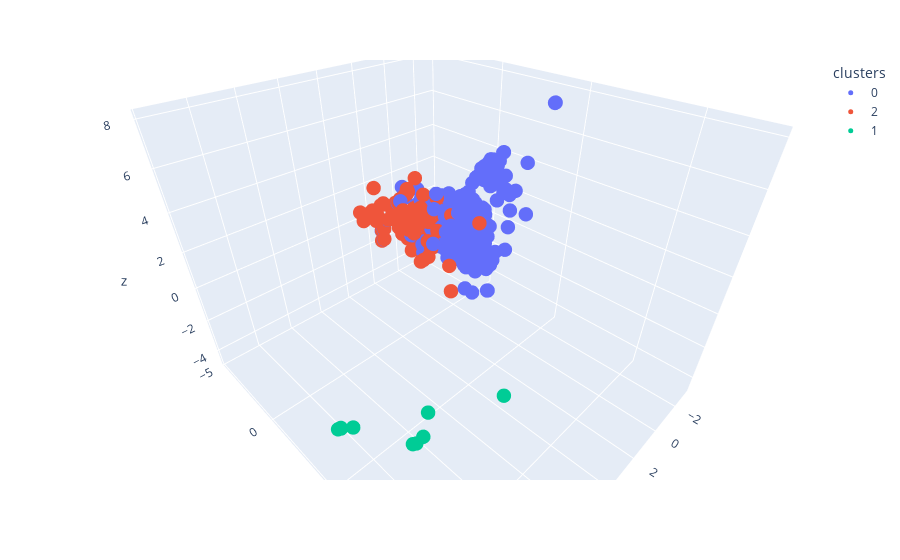

Notebook cell for this chart:
### Code cell
fig_3d = px.scatter_3d(
    k_proto_umap, x='x', y='y', z='z',
    color='clusters',
    labels={'color': 'Cluster'}
)
fig_3d.update_traces(marker_size=5)
fig_3d.show()

### Figure 1 — Plotly figure (JSON) as saved in the notebook; plotly's stock layout.template omitted (floating-point values rounded to 4 significant figures; data arrays with more than 128 entries replaced by an {"elided": "..."} marker saying what was removed)
{"data": [{"hovertemplate": "clusters=0<br>x=%{x}<br>y=%{y}<br>z=%{z}<extra></extra>", "legendgroup": "0", "marker": {"color": "#636efa", "size": 5, "symbol": "circle"}, "mode": "markers", "name": "0", "scene": "scene", "showlegend": true, "type": "scatter3d", "x": {"elided": "1520 float values"}, "y": {"elided": "1520 float values"}, "z": {"elided": "1520 float values"}}, {"hovertemplate": "clusters=2<br>x=%{x}<br>y=%{y}<br>z=%{z}<extra></extra>", "legendgroup": "2", "marker": {"color": "#EF553B", "size": 5, "symbol": "circle"}, "mode": "markers", "name": "2", "scene": "scene", "showlegend": true, "type": "scatter3d", "x": {"elided": "310 float values"}, "y": {"elided": "310 float values"}, "z": {"elided": "310 float values"}}, {"hovertemplate": "clusters=1<br>x=%{x}<br>y=%{y}<br>z=%{z}<extra></extra>", "legendgroup": "1", "marker": {"color": "#00cc96", "size": 5, "symbol": "circle"}, "mode": "markers", "name": "1", "scene": "scene", "showlegend": true, "type": "scatter3d", "x": [11.57, 11.57, 11.57, 11.57, 11.57, 11.57, 11.57, 11.57, 11.54, 11.57, 10.24, 9.36, 4.855, 9.537, 9.368, 9.579, 11.54, 11.61, 11.23], "y": [5.67, 5.67, 5.67, 5.67, 5.67, 5.67, 5.67, 5.67, 5.606, 5.67, 12.38, 7.917, 7.819, 7.389, 7.612, 7.236, 5.606, 5.517, 5.949], "z": [-0.7742, -0.7742, -0.7742, -0.7742, -0.7742, -0.7742, -0.7742, -0.7742, -0.825, -0.7742, -1.487, 0.1351, -2.759, -1.947, -1.494, -2.097, -0.825, -0.9238, -0.765]}], "layout": {"autosize": true, "legend": {"title": {"text": "clusters"}, "tracegroupgap": 0}, "margin": {"t": 60}, "scene": {"aspectmode": "auto", "aspectratio": {"x": 0.9966, "y": 1.164, "z": 0.8618}, "camera": {"center": {"x": 0, "y": 0, "z": 0}, "eye": {"x": 0.8199, "y": 0.8199, "z": 0.8199}, "projection": {"type": "perspective"}, "up": {"x": 0, "y": 0, "z": 1}}, "domain": {"x": [0, 1], "y": [0, 1]}, "xaxis": {"title": {"text": "x"}, "type": "linear"}, "yaxis": {"title": {"text": "y"}, "type": "linear"}, "zaxis": {"title": {"text": "z"}, "type": "linear"}}}}
